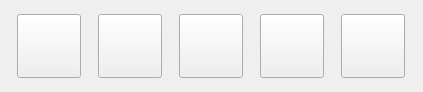
<?xml version="1.0" encoding="UTF-8"?>
<ui version="4.0">
 <class>ExitDialog</class>
 <widget class="QDialog" name="ExitDialog">
  <property name="geometry">
   <rect>
    <x>0</x>
    <y>0</y>
    <width>423</width>
    <height>92</height>
   </rect>
  </property>
  <property name="windowTitle">
   <string>Exit</string>
  </property>
  <property name="sizeGripEnabled">
   <bool>false</bool>
  </property>
  <layout class="QGridLayout" name="gridLayout">
   <property name="leftMargin">
    <number>10</number>
   </property>
   <property name="topMargin">
    <number>10</number>
   </property>
   <property name="rightMargin">
    <number>10</number>
   </property>
   <property name="bottomMargin">
    <number>10</number>
   </property>
   <property name="spacing">
    <number>10</number>
   </property>
   <item row="0" column="0">
    <widget class="QToolButton" name="button_lock">
     <property name="maximumSize">
      <size>
       <width>64</width>
       <height>64</height>
      </size>
     </property>
     <property name="baseSize">
      <size>
       <width>64</width>
       <height>64</height>
      </size>
     </property>
     <property name="contextMenuPolicy">
      <enum>Qt::NoContextMenu</enum>
     </property>
     <property name="text">
      <string/>
     </property>
     <property name="icon">
      <iconset theme="system-lock-screen"/>
     </property>
     <property name="iconSize">
      <size>
       <width>48</width>
       <height>48</height>
      </size>
     </property>
     <property name="shortcut">
      <string>A</string>
     </property>
    </widget>
   </item>
   <item row="0" column="1">
    <widget class="QToolButton" name="button_suspend">
     <property name="minimumSize">
      <size>
       <width>0</width>
       <height>0</height>
      </size>
     </property>
     <property name="maximumSize">
      <size>
       <width>64</width>
       <height>64</height>
      </size>
     </property>
     <property name="baseSize">
      <size>
       <width>64</width>
       <height>64</height>
      </size>
     </property>
     <property name="contextMenuPolicy">
      <enum>Qt::NoContextMenu</enum>
     </property>
     <property name="text">
      <string notr="true"/>
     </property>
     <property name="icon">
      <iconset theme="system-shutdown"/>
     </property>
     <property name="iconSize">
      <size>
       <width>48</width>
       <height>48</height>
      </size>
     </property>
     <property name="shortcut">
      <string>S</string>
     </property>
    </widget>
   </item>
   <item row="0" column="2">
    <widget class="QToolButton" name="button_hibernate">
     <property name="maximumSize">
      <size>
       <width>64</width>
       <height>64</height>
      </size>
     </property>
     <property name="baseSize">
      <size>
       <width>64</width>
       <height>64</height>
      </size>
     </property>
     <property name="contextMenuPolicy">
      <enum>Qt::NoContextMenu</enum>
     </property>
     <property name="text">
      <string notr="true"/>
     </property>
     <property name="iconSize">
      <size>
       <width>48</width>
       <height>64</height>
      </size>
     </property>
     <property name="shortcut">
      <string>D</string>
     </property>
    </widget>
   </item>
   <item row="0" column="3">
    <widget class="QToolButton" name="button_logout">
     <property name="maximumSize">
      <size>
       <width>64</width>
       <height>64</height>
      </size>
     </property>
     <property name="baseSize">
      <size>
       <width>64</width>
       <height>64</height>
      </size>
     </property>
     <property name="contextMenuPolicy">
      <enum>Qt::NoContextMenu</enum>
     </property>
     <property name="text">
      <string notr="true"/>
     </property>
     <property name="iconSize">
      <size>
       <width>48</width>
       <height>48</height>
      </size>
     </property>
     <property name="shortcut">
      <string>F</string>
     </property>
    </widget>
   </item>
   <item row="0" column="4">
    <widget class="QToolButton" name="button_poweroff">
     <property name="maximumSize">
      <size>
       <width>64</width>
       <height>64</height>
      </size>
     </property>
     <property name="baseSize">
      <size>
       <width>64</width>
       <height>64</height>
      </size>
     </property>
     <property name="contextMenuPolicy">
      <enum>Qt::NoContextMenu</enum>
     </property>
     <property name="text">
      <string/>
     </property>
     <property name="iconSize">
      <size>
       <width>48</width>
       <height>48</height>
      </size>
     </property>
     <property name="shortcut">
      <string>G</string>
     </property>
    </widget>
   </item>
  </layout>
 </widget>
 <layoutdefault spacing="6" margin="11"/>
 <resources/>
 <connections/>
</ui>
